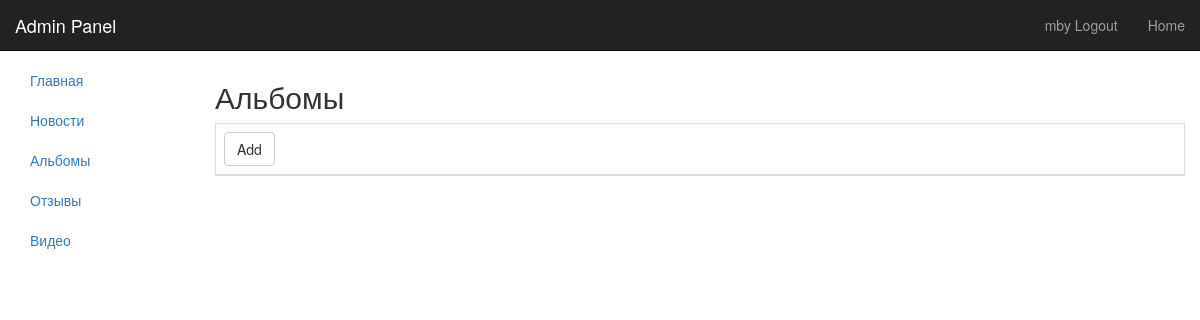
The app's page /admin/?page=album, older data.
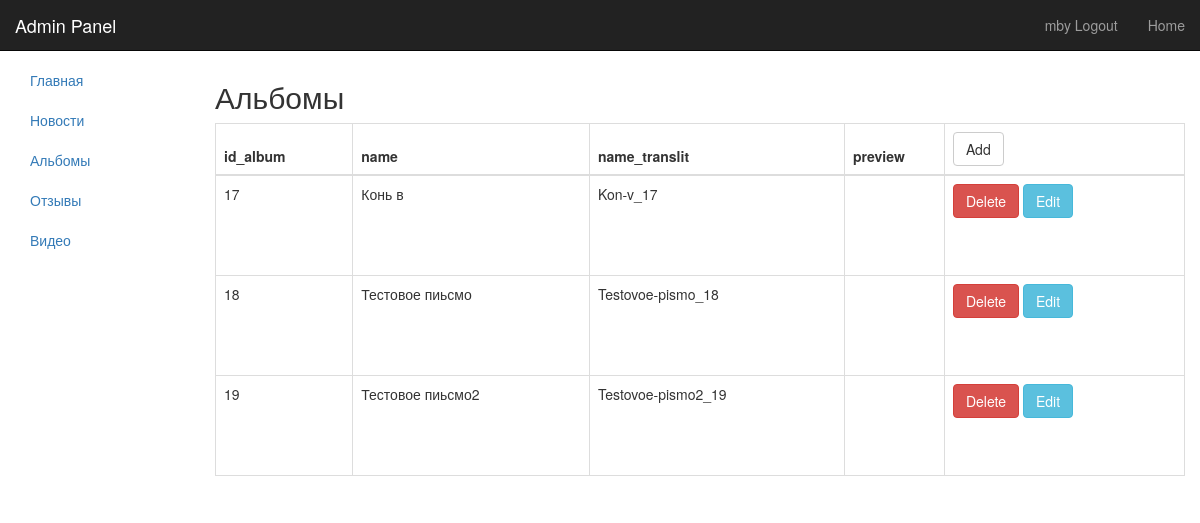
The same page, newer data.
### tables this page shows
CREATE TABLE IF NOT EXISTS `album` (
  `id_album` int(11) NOT NULL,
  `name` varchar(255) NOT NULL,
  `name_translit` varchar(255) NOT NULL,
  `preview` varchar(255) NOT NULL
);

### admin/views/album.php (the view, shortened to what this page needs)
<table id="dataTable" class="table  table-bordered table-hover table-responsive">
    <h2>Альбомы</h2>
    <thead>
    <tr>
        <?php foreach ($items as $i):
            foreach ($i as $key => $v): ?>
                <th><?=$key?></th>
            <?php endforeach;
            break;?>
        <?php endforeach ?>
        <th><a href="./?page=album&action=add" class="btn btn-default" >Add</a></th>
    </tr>
    </thead>
    <tbody>
    <?php foreach ($items as $i):?>
        <tr>
            <?php foreach ($i as $key => $v):?>
                <?if($key == 'preview'):?>
                    <td style='background-size: contain !important;
                        height: 100px;width: 100px; background-position: center  !important; background-repeat: no-repeat !important;
                        background: url("../images/galery/<?=$i['name_translit']?>/<?=$v?>")' >
                    </td>
                <? else: ?>
                    <td>
                        <?=$v?>
                    </td>
                <? endif?>
            <?php endforeach ?>
            <td id="buttonTh"><a style="70px margin-top: 5px;" class="btn btn-danger" href="./services/album.php?action=delete&id=<?php echo $i['id_album']?>" >Delete</a>
                <a style="70px margin-top: 5px;" class="btn btn-info" href="./?page=album&action=edit&id=<?php echo $i['id_album']?>" >Edit</a>
            </td>
        </tr>
    <?php endforeach ?>
    </tbody>
</table>

### admin/index.php (shortened to what this page needs)
<!DOCTYPE html>
<html>
<head>
    <link rel="stylesheet" type="text/css" href="/bower_components/bootstrap/dist/css/bootstrap.min.css">
</head>
<body>
<div class="navbar navbar-inverse navbar-fixed-top" role="navigation">
    <div class="container-fluid">
        <div class="navbar-header">
            <a class="navbar-brand" href="#">Admin Panel</a>
        </div>
        <div class="navbar-collapse collapse">
            <ul class="nav navbar-nav navbar-right">
                <li><a href="#">mby Logout</a></li>
                <li><a href="#">Home</a></li>
            </ul>
        </div>
    </div>
</div>
<div class="container-fluid" style="margin-top: 60px">
    <div class="row ">
        <div class="col-sm-3 col-md-2 sidebar" style="margin-bottom: 20px">
            <ul class="nav nav-sidebar">
                <li><a href="./?page=main">Главная</a>
                </li>
                <li><a href="./?page=news">Новости</a>
                </li>
                <li><a href="./?page=album">Альбомы</a>
                </li>
                <li><a href="./?page=review">Отзывы</a>
                </li>
                <li><a href="./?page=video">Видео</a>
                </li>
            </ul>
        </div>
        <div class="col-sm-9 col-md-10  main">
            <?php
            if (isset($_GET['page'])) {
                $page = $_GET['page'];
            } else {
                $page = 'main';
            }
            if(isset($page)) {
                include "./services/".$page.".php";
            }else {
                include "./services/main.php";
            }
            ?>
        </div>
    </div>
</div>
</body>
</html>

### admin/services/album.php (shortened to what this page needs)
<?php
$link = db_connect();
if(isset($_GET['action'])){
    $action = $_GET['action'];
    $id = $_GET['id'];
    if($action == 'delete'){
        album_delete($link, $id);
        header("Location: /admin/?page=album");
        die();
    } else if ($action == 'delete_photo'){
        photo_delete($link, $_GET['id_photo'], $_GET['id_album']);
        header("Location: /admin/?page=album&action=edit&id=".$_GET['id_album']);
        die();
    } else if ($action == 'add'){
        if(isset($_POST['name'])){
            $album_name = rus2translit($_POST['name']);
            $info = pathinfo($_FILES["preview"]["name"]);
            $id = album_add($link, $_POST['name'], 'preview.'.$info['extension']);
            mkdir("../../images/galery/".$album_name.'_'.$id, 0777);
            album_update($link, $_POST['name'], $album_name.'_'.$id,'preview.'.$info['extension'], $id);
            if(is_uploaded_file($_FILES["preview"]["tmp_name"]))
            {
                copy($_FILES["preview"]["tmp_name"], "../../images/galery/".$album_name.'_'.$id."/preview.".$info['extension']);
            } else {
                echo("Ошибка загрузки файла");
                die();
            }
            header("Location: /admin/?page=album", true);
            die();
        } else{
            include('./views/album_add.php');
        }
    } elseif ($action == 'edit' && $id){
        $data  = get_album($link, $id);
        $photos = get_photo_by_album($link, $id);
        if(isset($_POST['name'])){
            $album_name = rus2translit($_POST['name']);
            if($data['name_translit'] !== $album_name."_".$data['id_album']) {
                @rename("../../images/galery/".$data['name_translit'], "../../images/galery/".$album_name.'_'.$data['id_album']);
            }
            if($_FILES['preview']['name'] && $_FILES['preview']['tmp_name'] && $_FILES['preview']['size']) {
                $info = pathinfo($_FILES["preview"]["name"]);
                if (is_uploaded_file($_FILES["preview"]["tmp_name"])) {
                    @unlink('../../images/galery/' .$album_name.'_'.$data['id_album'].'/'. $data['preview']);
                    copy($_FILES["preview"]["tmp_name"], "../../images/galery/".$album_name.'_'.$id."/preview.".$info['extension']);
                    album_update($link, $_POST['name'], $album_name.'_'.$id,"preview.".$info['extension'], $id);
                } else {
                    echo("Ошибка загрузки файла");
                    die();
                }
            } else{
                album_update($link, $_POST['name'], $album_name.'_'.$id,$data['preview'], $id);
            }
            header("Location: /admin/?page=album", true);
            die();
        }
        include('./views/album_add.php');
    } elseif($action == 'add_photo' && isset($_GET['id_album'])){
        $album = get_album($link, $_GET['id_album']);
        if($_FILES['photo']){
            foreach($_FILES['photo']['tmp_name'] as $key => $tmp_name){
                $name = 'photo-'.uniqid();
                $info = pathinfo($_FILES["photo"]["name"][$key]);
                if(is_uploaded_file($tmp_name)){
                    copy($tmp_name, "../../images/galery/".$album['name_translit']."/".$name.'.'.$info['extension']);
                    photo_add($link, $_GET['id_album'], $name.'.'.$info['extension']);
                } else {
                    echo("Ошибка загрузки файла");
                    die();
                }
            }
        }
        header("Location: /admin/?page=album&action=edit&id=".$_GET['id_album']);
        die();
    }
} elseif(!isset($_POST['data'])) {
    $items = albums_all($link);
    include('./views/album.php');
}
function albums_all($link){
    $query = "SELECT * FROM `album` WHERE 1";
    $result = mysqli_query($link, $query);
    $items = array();
    while ($row = mysqli_fetch_assoc($result)) {
        $items[] = $row;
    }
    return $items;
}

Row changes from the older to the newer data that the page shows:
added album: key "id_album", key "name", key "name_translit", key "preview", id_album "17", name "Конь в", name_translit "Kon-v_17"
added album: id_album "18", name "Тестовое пиьсмо", name_translit "Testovoe-pismo_18"
added album: id_album "19", name "Тестовое пиьсмо2", name_translit "Testovoe-pismo2_19"
